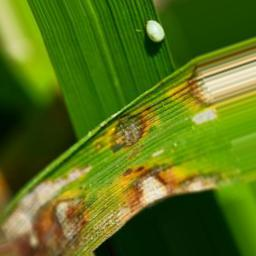
%> input picture blast.jpg, 256 x 256 px
$ octave Untitled.m   (GNU Octave 9; MATLAB toolbox functions it lacks are replaced by stand-ins)
%> lines starting %> are read from the running program, lines starting %| are printed output that depends on the picture; in (x1, y1, x2, y2) boxes, pixels count from 0 and x2, y2 are one past the last pixel; in counts of white or black regions, pixels touching at a corner belong together; the program's own positions count from 1
%> further down, gambarasli is the input picture: size 256x256x3 uint8; mean R, G, B 88, 112.8, 24.1
### createMask.m
function [BW,maskedRGBImage] = createMask(RGB)
%createMask  Threshold RGB image using auto-generated code from colorThresholder app.
%  [BW,MASKEDRGBIMAGE] = createMask(RGB) thresholds image RGB using
%  auto-generated code from the colorThresholder App. The colorspace and
%  minimum/maximum values for each channel of the colorspace were set in the
%  App and result in a binary mask BW and a composite image maskedRGBImage,
%  which shows the original RGB image values under the mask BW.

% Auto-generated by colorThresholder app on 16-Jul-2018
%------------------------------------------------------


% Convert RGB image to chosen color space
I = rgb2hsv(RGB);
%> I: size 256x256x3 double; mean H, S, V 0.219, 0.852, 0.463

% Define thresholds for channel 1 based on histogram settings
channel1Min = 0.056;
channel1Max = 0.136;

% Define thresholds for channel 2 based on histogram settings
channel2Min = 0.128;
channel2Max = 1.000;

% Define thresholds for channel 3 based on histogram settings
channel3Min = 0.087;
channel3Max = 0.913;

% Create mask based on chosen histogram thresholds
sliderBW = (I(:,:,1) >= channel1Min ) & (I(:,:,1) <= channel1Max) & ...
    (I(:,:,2) >= channel2Min ) & (I(:,:,2) <= channel2Max) & ...
    (I(:,:,3) >= channel3Min ) & (I(:,:,3) <= channel3Max);
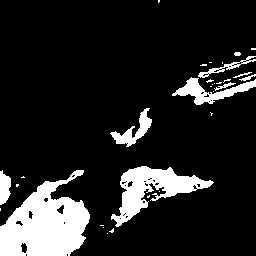
%> sliderBW: size 256x256 logical; 14.1% white; 32 white regions (22 under 20 px), largest, box (x1, y1, x2, y2) and area: (0, 170, 90, 256) 4703, (111, 166, 214, 227) 2342, (172, 77, 256, 105) 834
BW = sliderBW;

% Initialize output masked image based on input image.
maskedRGBImage = RGB;

% Set background pixels where BW is false to zero.
maskedRGBImage(repmat(~BW,[1 1 3])) = 0;
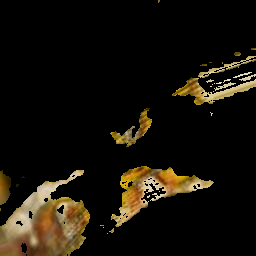
%> maskedRGBImage: size 256x256x3 uint8; mean R, G, B 22.3, 17.9, 9.7

end

### Untitled.m
% % folder_name = 'Data Baru\Data Testing';
% % % Membaca nama file yang berformat .jpg
% % file_name = dir(fullfile(folder_name,'*.jpg'));
% % % Menghitung Jumlah file yang dibaca
% % total_file = numel(file_name);
% %
gambarasli = imread('blast.jpg');
% seg = segdaun2(gambarasli);
[~, seg] = createMask(gambarasli);
% [8 lines of commented-out code are left out]
imshow(gambarasli);

figure
% % % a = segdaun2(a);
imshow(seg);


% [21 lines of commented-out code are left out]
